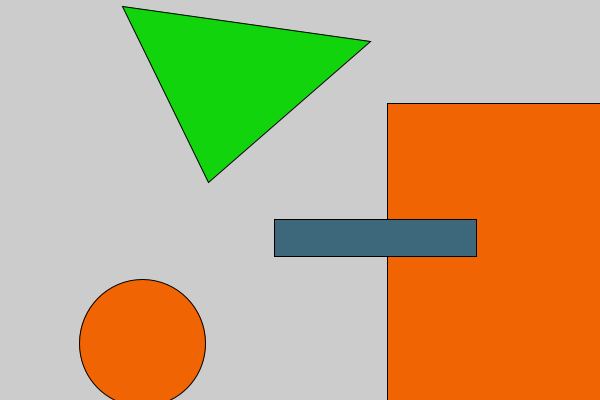
Frame 1 (no input)
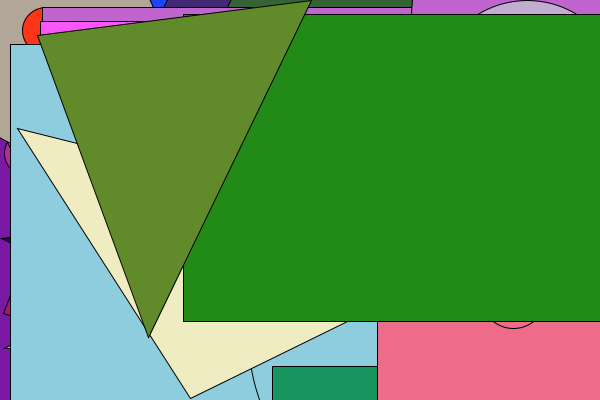
Frame 60 (the mouse pressed at the canvas centre just before this capture)
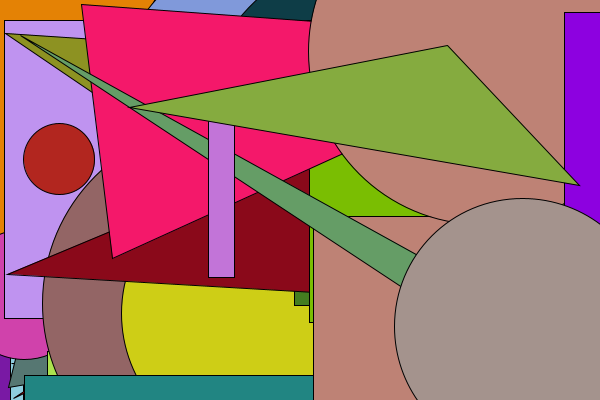
Frame 120 (the mouse held since frame 60 and released just before this capture)

The Processing sketch that drew these frames (run headless with seeded random() and noise(); from frame 60 on, the mouse is pressed at the canvas centre):

// Processing sketch: OpgaverUge2
// ── OpgaverUge2.pde
/*
Her er et eksempel på en klasse. Firkant.pde. Klasser er ikke-primitive datatyper og skrives altid med stort.

Klassen Firkant, kan generere en tilfældig x og y koordinat.
Klassen kan også tegne en firkant på dit canvas.

En klasse er en skabaelon.


class navn-på-klassen{

  klassens tilstand / attributter
  (variabler-kan initieres gennem konstroktør eller setters)

  klassen konstruktør
  (hvad skal der ske i de sekundt at vi initierer klassen)

  klassens metoder
  (getters/setters og alle andre metoder)
}


Hvis du kigger i mappen klasse, så er der to filer. klasse.pde, er den fil som bruger klassen, og klassen er Firkant.pde.

Vi initierer en variable af datatypen integer på følgende måde:
  int x;
-på samme måde gør vi med klasser:
  Firkant f;
på denne måde laver vi en spand som kan indeholde firkanter. Men for at kunne bruge spanden skal vi have noget i den:
  f = new firkant();  

Nu kan vi tilgå både metode og attributter ved at skrive f.generate(); eller f.x = 0; 
I vores tilfælde giver det ingen mening at ændre på klassens attributter, fordi klassen selv genererer nogle tilfældige værdier.
Reglen er, at klassen skal være autonom. Dvs. at der ikke må være andre som ændrer på klassens tilstand end klassen selv.
*/


//               opgave 1.
//Ændre klassen Firkant således, at firkantens tilfældig x og y position generes i konstruktøren og ikke skal kaldes fra hovedprogrammet. 

//de to random er blevet rykket op under konstruktøren

//               opgave 2.
//Tilføj en attribut farve, til klassen. Farven skal være tilfældig. Brug RGB farver. Hvis du ikke kan huske hvad komandoen hedder, kan slå det op i dokumentationen.

// fill(random(255), random(255), random(255)); sættes ind i void draw firkant

//               opgave 3. 
//Tilføj en metode som kan tegne en cirkel i stedet for en firkant.

// se afsnittet cirkler

//              opgave 4.
//ændre hovedprogrammet klasse.pde så den skiftevis tegner en firkant og en cirkel.

// se klasse

//              opgave 5.
//Det er jo lidt dumt at have en klasse som hedder firkant, hvis den tegner en cirkel. Så lave en ny klasse så du deler firkant og cirkel hver for sig. Tilpas klasse.pde til dine nye klasser.

// se cirkler

//             opgave 6.
//Udvid med en trekant og en rektangel.

//se gruppen trekant og rektangel

//             opgave 7.
//lav så figuerne bliver af variabel størrelse.

// se under figurene

//             opgave 8.
//opload dit program til din github.

// ── Cirkler.pde
class Circle {
  float x, y;
  float d;

  Circle() {
    this.x = random(600);
    this.y = random(400);
    this.d = random(400);
  }
  void drawCircle() {
    circle(x, y, d);
  }
}

// ── Firkant.pde
class Firkant {

  // klassens attributter/ tilstand
  float x, y;
  float o;

    //konstroktøren
    Firkant() {
    this.x = random(600);      // find to tilfældige værdier inden for canvas størrelsen
    this.y = random(400);
    this.o = random(600);
  }

  // klassens metoder

  // tegn firkant på canvas
  void drawFirkant() {
    fill(random(255), random(255), random(255));
    square(x, y, o);
  }
}

// ── Klasser.pde
// initiering af variablen f
Firkant f;
Circle c;
Rektangel r;
Trekant t;

void setup() {
  size (600, 400);
  frameRate(5);
}

void draw() {
  // initiering af objektet f
  f = new Firkant();
  c = new Circle();
  r = new Rektangel();
  t = new Trekant();
  // kald metoden generate som laver en tilfældig x og y pos
  //f.generate();
  // tegner firkanten på canvas
  f.drawFirkant();
  c.drawCircle();
  r.drawRektangel();
  t.drawTrekant();
}

// ── Rektangel.pde
class Rektangel {

  // klassens attributter/ tilstand
  float x, y;
  float x2, y2;

  //konstroktøren
  Rektangel() {
    this.x = random(600);      // find to tilfældige værdier inden for canvas størrelsen
    this.y = random(400);
    this.x2 = random(600);
    this.y2 = random(400);
  }

  // klassens metoder

  // tegn firkant på canvas
  void drawRektangel() {
    fill(random(255), random(255), random(255));
    rect(x, y, x2, y2);
  }
}

// ── Trekant.pde
class Trekant {

  // klassens attributter/ tilstand
  float x, y;
  float x2, y2;
  float x3, y3;

  //konstroktøren
  Trekant() {
    this.x = random(600);      // find to tilfældige værdier inden for canvas størrelsen
    this.y = random(400);
    this.x2 = random(600);
    this.y2 = random(400);
    this.x3 = random(600);
    this.y3 = random(400);
  }

  // klassens metoder

  // tegn firkant på canvas
  void drawTrekant() {
    fill(random(255), random(255), random(255));
    triangle(x,y,x2,y2,x3,y3);
  }
}
